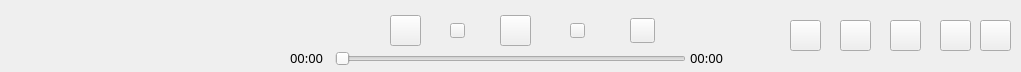
   <widget class="QWidget" name="widget_tail" native="true">
    <property name="geometry">
     <rect>
      <x>10</x>
      <y>600</y>
      <width>1021</width>
      <height>72</height>
     </rect>
    </property>
    <widget class="QWidget" name="verticalLayoutWidget">
     <property name="geometry">
      <rect>
       <x>0</x>
       <y>10</y>
       <width>261</width>
       <height>61</height>
      </rect>
     </property>
     <layout class="QVBoxLayout" name="verticalLayout">
      <property name="spacing">
       <number>0</number>
      </property>
      <property name="sizeConstraint">
       <enum>QLayout::SetDefaultConstraint</enum>
      </property>
     </layout>
    </widget>
    <widget class="QSlider" name="horizontalSlider_music">
     <property name="geometry">
      <rect>
       <x>335</x>
       <y>50</y>
       <width>351</width>
       <height>17</height>
      </rect>
     </property>
     <property name="orientation">
      <enum>Qt::Horizontal</enum>
     </property>
    </widget>
    <widget class="QPushButton" name="pushButton_like">
     <property name="geometry">
      <rect>
       <x>390</x>
       <y>15</y>
       <width>31</width>
       <height>31</height>
      </rect>
     </property>
     <property name="text">
      <string/>
     </property>
    </widget>
    <widget class="QLabel" name="label_time">
     <property name="geometry">
      <rect>
       <x>290</x>
       <y>50</y>
       <width>40</width>
       <height>16</height>
      </rect>
     </property>
     <property name="font">
      <font>
       <family>宋体</family>
       <pointsize>10</pointsize>
      </font>
     </property>
     <property name="text">
      <string>00:00</string>
     </property>
    </widget>
    <widget class="QLabel" name="label_time_long">
     <property name="geometry">
      <rect>
       <x>690</x>
       <y>50</y>
       <width>40</width>
       <height>16</height>
      </rect>
     </property>
     <property name="font">
      <font>
       <family>宋体</family>
       <pointsize>10</pointsize>
      </font>
     </property>
     <property name="text">
      <string>00:00</string>
     </property>
    </widget>
    <widget class="QPushButton" name="pushButton_life_music">
     <property name="geometry">
      <rect>
       <x>450</x>
       <y>23</y>
       <width>15</width>
       <height>15</height>
      </rect>
     </property>
     <property name="text">
      <string/>
     </property>
    </widget>
    <widget class="QPushButton" name="pushButton_stop">
     <property name="geometry">
      <rect>
       <x>500</x>
       <y>15</y>
       <width>31</width>
       <height>31</height>
      </rect>
     </property>
     <property name="text">
      <string/>
     </property>
     <property name="checkable">
      <bool>true</bool>
     </property>
    </widget>
    <widget class="QPushButton" name="pushButton_right_music">
     <property name="geometry">
      <rect>
       <x>570</x>
       <y>23</y>
       <width>15</width>
       <height>15</height>
      </rect>
     </property>
     <property name="text">
      <string/>
     </property>
    </widget>
    <widget class="QPushButton" name="pushButton_ci">
     <property name="geometry">
      <rect>
       <x>630</x>
       <y>18</y>
       <width>25</width>
       <height>25</height>
      </rect>
     </property>
     <property name="text">
      <string/>
     </property>
    </widget>
    <widget class="QPushButton" name="pushButton_bz">
     <property name="geometry">
      <rect>
       <x>790</x>
       <y>20</y>
       <width>31</width>
       <height>31</height>
      </rect>
     </property>
     <property name="text">
      <string/>
     </property>
    </widget>
    <widget class="QPushButton" name="pushButton_voice">
     <property name="geometry">
      <rect>
       <x>840</x>
       <y>20</y>
       <width>31</width>
       <height>31</height>
      </rect>
     </property>
     <property name="text">
      <string/>
     </property>
    </widget>
    <widget class="QPushButton" name="pushButton_voice2">
     <property name="geometry">
      <rect>
       <x>890</x>
       <y>20</y>
       <width>31</width>
       <height>31</height>
      </rect>
     </property>
     <property name="text">
      <string/>
     </property>
    </widget>
    <widget class="QPushButton" name="pushButton_listen_all">
     <property name="geometry">
      <rect>
       <x>940</x>
       <y>20</y>
       <width>31</width>
       <height>31</height>
      </rect>
     </property>
     <property name="text">
      <string/>
     </property>
    </widget>
    <widget class="QPushButton" name="pushButton_list">
     <property name="geometry">
      <rect>
       <x>980</x>
       <y>20</y>
       <width>31</width>
       <height>31</height>
      </rect>
     </property>
     <property name="text">
      <string/>
     </property>
    </widget>
   </widget>
